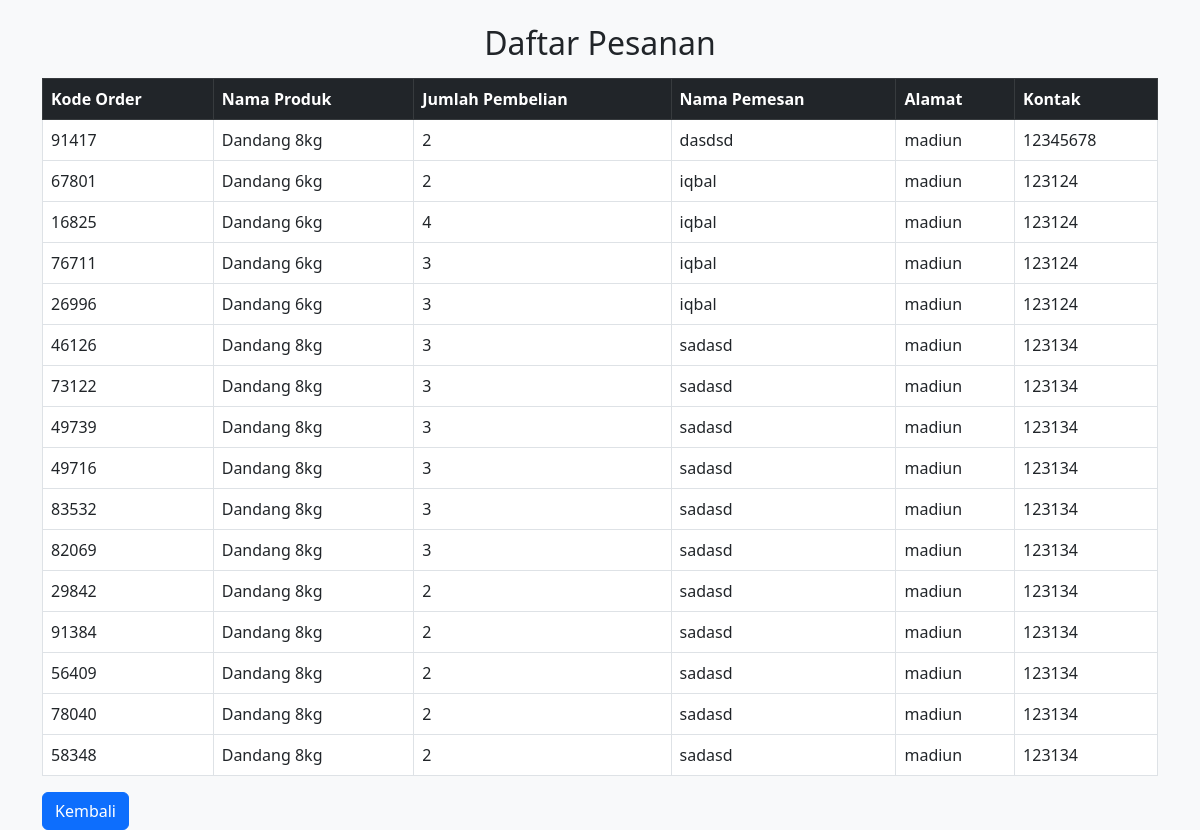
Before: /orders-admin with the older database file.
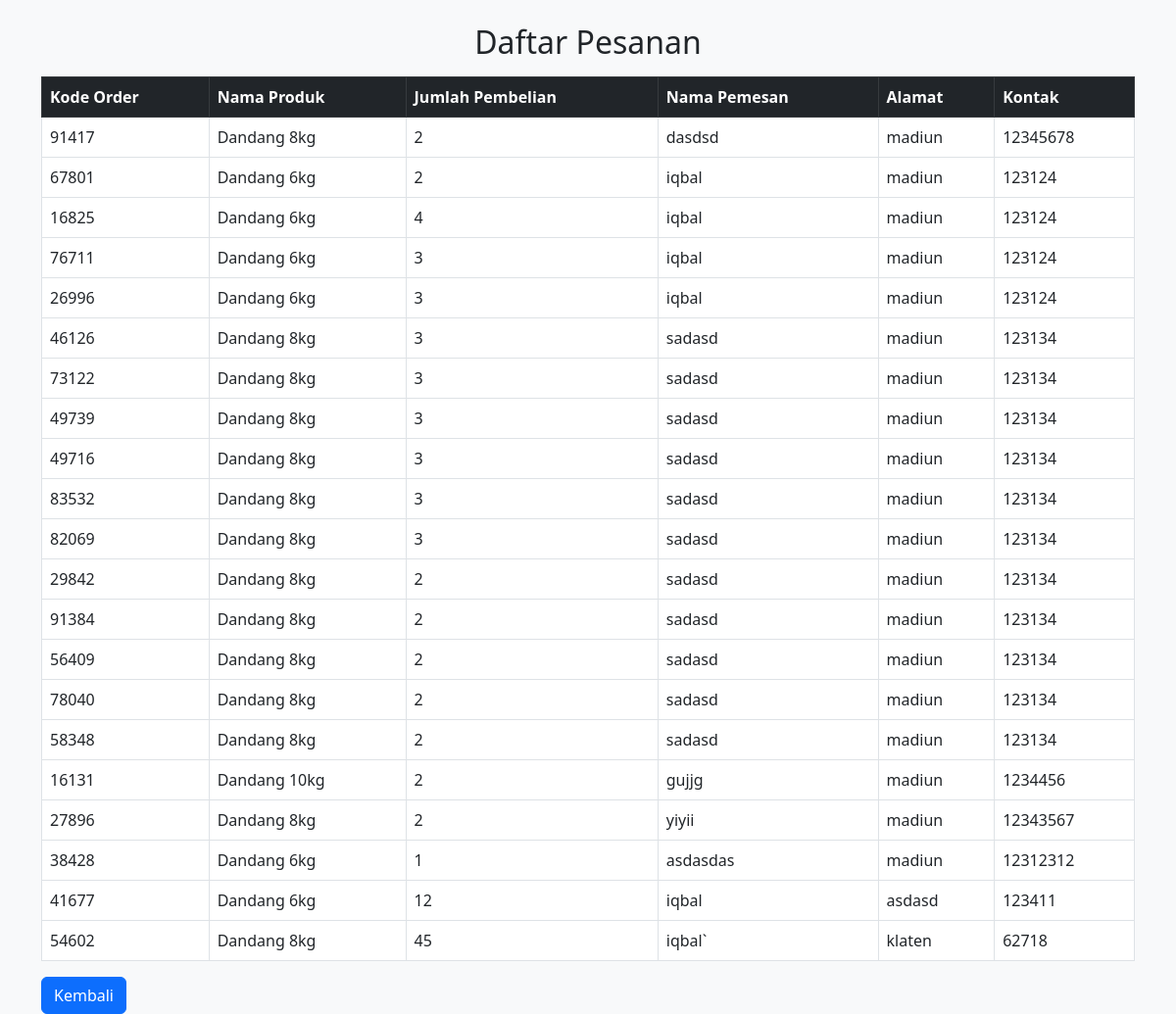
After: the same page with the newer database file.
### tables this page shows
CREATE TABLE orders (
        id INTEGER PRIMARY KEY AUTOINCREMENT,
        kd_order TEXT NOT NULL,
        product_name TEXT NOT NULL,
        quantity INTEGER NOT NULL,
        customer_name TEXT NOT NULL,
        address TEXT NOT NULL,
        contact TEXT NOT NULL
    );

### app.py (the view)
@app.route("/orders-admin")
def orders_admin():
    conn = sqlite3.connect("database.db")
    cursor = conn.cursor()
    cursor.execute("SELECT * FROM orders")
    orders = cursor.fetchall()
    conn.close()
    return render_template("orders_admin.html", orders=orders)

### templates/orders_admin.html (shortened to what this page needs)
<!DOCTYPE html>
<html lang="id">
<head>
    <link rel="stylesheet" href="https://cdn.jsdelivr.net/npm/bootstrap@5.3.0/dist/css/bootstrap.min.css">
</head>
<body class="bg-light">
<div class="container mt-4">
    <h2 class="text-center">Daftar Pesanan</h2>
    <table class="table table-bordered mt-3">
        <thead class="table-dark">
            <tr>
                <th>Kode Order</th>
                <th>Nama Produk</th>
                <th>Jumlah Pembelian</th>
                <th>Nama Pemesan</th>
                <th>Alamat</th>
                <th>Kontak</th>
            </tr>
        </thead>
        <tbody>
            {% for order in orders %}
            <tr>
                <td>{{ order[1] }}</td>
                <td>{{ order[2] }}</td>
                <td>{{ order[3] }}</td>
                <td>{{ order[4] }}</td>
                <td>{{ order[5] }}</td>
                <td>{{ order[6] }}</td>
            </tr>
            {% endfor %}
        </tbody>
    </table>
    <a href="{{ url_for('index') }}" class="btn btn-primary">Kembali</a>
</div>
</body>
</html>

Changed rows visible on the page:
added orders: kd_order "16131", product_name "Dandang 10kg", quantity "2", customer_name "gujjg", address "madiun", contact "1234456"
added orders: kd_order "27896", product_name "Dandang 8kg", quantity "2", customer_name "yiyii", address "madiun", contact "12343567"
added orders: kd_order "38428", product_name "Dandang 6kg", quantity "1", customer_name "asdasdas", address "madiun", contact "12312312"
added orders: kd_order "41677", product_name "Dandang 6kg", quantity "12", customer_name "iqbal", address "asdasd", contact "123411"
added orders: kd_order "54602", product_name "Dandang 8kg", quantity "45", customer_name "iqbal`", address "klaten", contact "62718"
